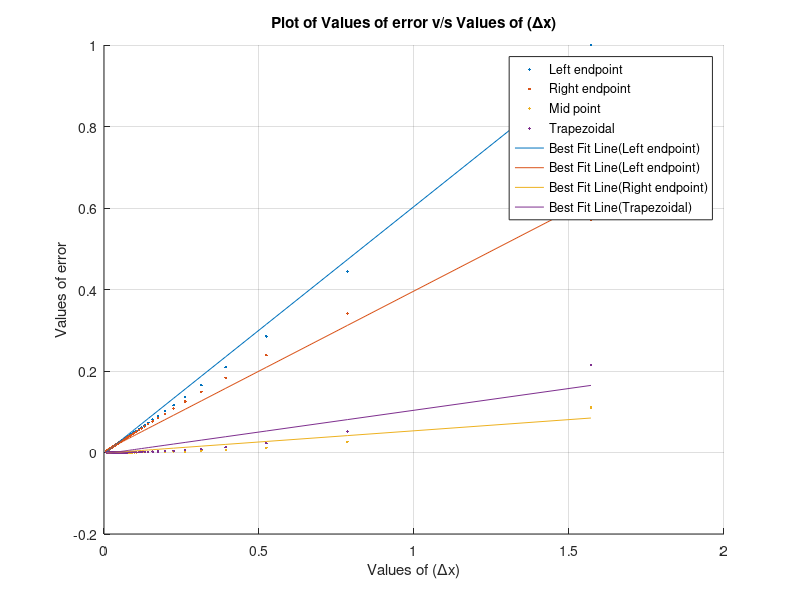

MATLAB code for this plot:
clc
clear all
format longG
a= 0;
b = pi/2;
del_x=zeros(199,1);
sum_le = zeros(199,1);
sum_re = zeros(199,1);
sum_me = zeros(199,1);
sum_tz = zeros(199,1);
err_1 = zeros(199,1);
err_2 = zeros(199,1);
err_3 = zeros(199,1);
err_4 = zeros(199,1);
for n = 1 : 199;
  dx=(b-a)/n;
  del_x(n)=dx;
  for i = 1 : n;
    sum_le(n)=sum_le(n) + (sin(a+(i-1)*dx)*dx);
    err_1(n)=abs(sum_le(n) - 1);
  end
  for i = 1 : n;
    sum_re(n)=sum_re(n) + (sin(a+i*dx)*dx);
    err_2(n)=abs(sum_re(n) - 1);
  end
  for i = 1 : n;
    sum_me(n)=sum_me(n) + (sin((2*a+(2*i-1)*dx)/2)*dx);
    err_3(n)=abs(sum_me(n) - 1);
  end
  for i = 1 : n;
    sum_tz(n)=sum_tz(n) + (((sin(a+(i-1)*dx)+sin(a+i*dx))/2)*dx);
    err_4(n)=abs(sum_tz(n) - 1);
  end
 end
 hf=figure()
best_fit_1=polyfit(del_x,err_1,1);
best_fit_2=polyfit(del_x,err_2,1);
best_fit_3=polyfit(del_x,err_3,1);
best_fit_4=polyfit(del_x,err_4,1);
hold
scatter(del_x,err_1,'.')
scatter(del_x,err_2,'.')
scatter(del_x,err_3,'.')
scatter(del_x,err_4,'.')
plot(del_x,((best_fit_1(1)*del_x)+best_fit_1(2)))
plot(del_x,((best_fit_2(1)*del_x)+best_fit_2(2)))
plot(del_x,((best_fit_3(1)*del_x)+best_fit_3(2)))
plot(del_x,((best_fit_4(1)*del_x)+best_fit_4(2)))
xlabel('Values of (\Deltax)')
ylabel('Values of error')
title('Plot of Values of error v/s Values of (\Deltax)')
legend('Left endpoint','Right endpoint','Mid point','Trapezoidal','Best Fit Line(Left endpoint)','Best Fit Line(Left endpoint)','Best Fit Line(Right endpoint)','Best Fit Line(Trapezoidal)')
grid()
print(hf,'Figure_3.png')
